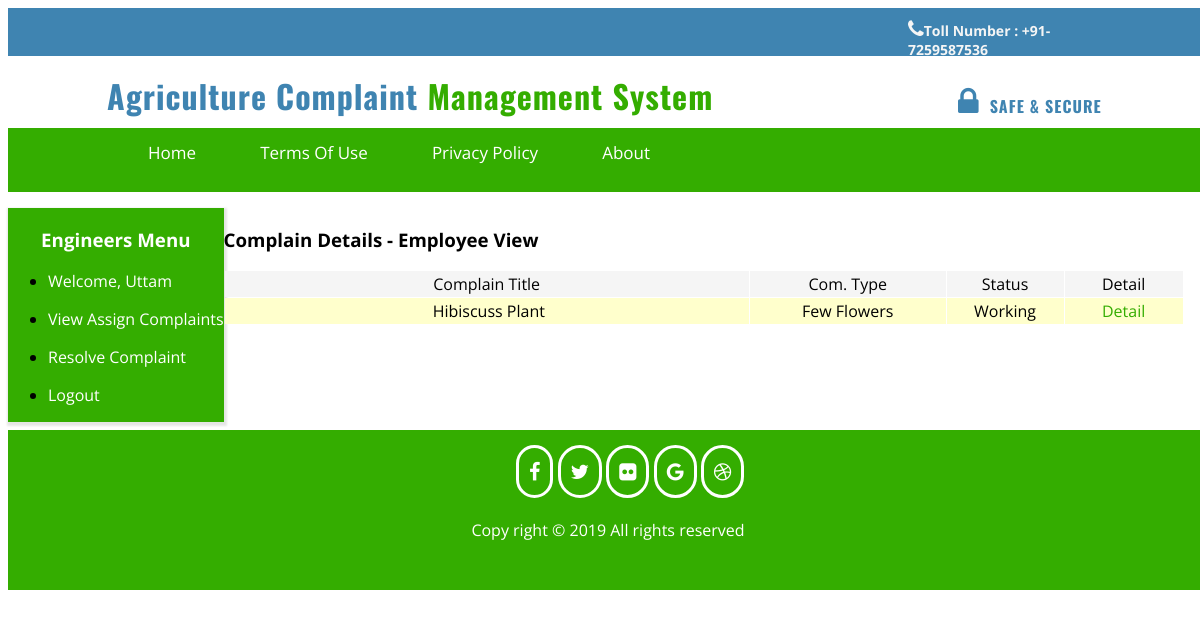
The app's page /view.php?mod=employee&view=viewComplain (signed in) with its own data.
### tables this page shows
CREATE TABLE IF NOT EXISTS `tbl_complains` (
  `cid` int(10) NOT NULL AUTO_INCREMENT,
  `cust_id` int(10) NOT NULL,
  `cust_name` varchar(40) NOT NULL,
  `comp_type` varchar(40) NOT NULL,
  `comp_title` varchar(200) NOT NULL,
  `comp_desc` text NOT NULL,
  `status` varchar(20) NOT NULL,
  `eng_id` int(10) NOT NULL,
  `eng_name` varchar(40) NOT NULL,
  `eng_comment` varchar(240) NOT NULL,
  `create_date` datetime NOT NULL,
  `close_date` datetime NOT NULL,
  PRIMARY KEY (`cid`)
);

### view.php (called while the page is built, shortened)
<?php
require_once './include/template.php';
?>

### library/database.php (called while the page is built, shortened)
<?php
require_once 'config.php';
$dbConn = mysqli_connect ($dbHost, $dbUser, $dbPass) or die ('mysqli connect failed. ' . mysqli_error($dbConn));
mysqli_select_db($dbConn,$dbName) or die('Cannot select database. ' . mysqli_error($dbConn));
function dbQuery($sql)
{
    global $dbConn;
	$result = mysqli_query($dbConn,$sql) or die(mysqli_error($dbConn));
	return $result;
}
function dbFetchAssoc($result)
{
	return mysqli_fetch_assoc($result);
}
function dbNumRows($result)
{
	return mysqli_num_rows($result);
}
?>

### employeeCompDetails.php (the view)
<h3>Complain Details - Employee View</h3>
<?php
	$emp_id = (int)$_SESSION['user_id'];
	$sql = "SELECT *
			FROM tbl_complains
			WHERE status != 'close'
			AND eng_id = $emp_id
			ORDER BY create_date DESC
			LIMIT 0,20";
	$result = dbQuery($sql);
	if(dbNumRows($result) > 0){
?>
<form action="processLeave.php?action=addUser" method="post"  name="frmListUser" id="frmListUser" style="animation-delay: 1s;animation-name: zoomIn;" data-wow-delay="1s" class="wow zoomIn animated animated">
  <table width="100%" border="0" align="center" cellpadding="2" cellspacing="1" class="text">
    <tr align="center" id="listTableHeader" style="background: whitesmoke">
      <td width="747">Complain Title</td>
      <td width="260">Com. Type </td>
      <td width="139">Status</td>
      <td width="150">Detail</td>
    </tr>
    <?php
	$i=0;
	while($row = dbFetchAssoc($result)) {
	extract($row);
	if ($i%2) {
		$class = 'row1';
	} else {
		$class = 'row2';
	}
	$i += 1;
	?>
    <tr class="<?php echo $class; ?>" style="height:25px;background: #ffffcc">
      <td align="center">&nbsp;<?php echo $comp_title; ?></td>
      <td width="260" align="center"><?php echo ucwords($comp_type); ?></td>
      <td width="139" align="center"><?php echo ucwords($status); ?></td>
      <td width="150" align="center"><a href="javascript:viewEmployeeComDetail(<?php echo $cid; ?>);" style="color: #34ad00;">Detail</a></td>
    </tr>
    <?php
	}
	?>
    <tr>
      <td colspan="5">&nbsp;</td>
    </tr>
    <tr>
      <td colspan="5" align="right">&nbsp;</td>
    </tr>
  </table>
 <?php }
 else {
 echo "<h3><font color=red>No Complains Assign to You.</font></h3>";
 }
 ?>

### include/style.css (style rules this page uses)
body { width: 100%; height: 100%; font-family: 'Open Sans',sans-serif; }
.wow { visibility: hidden; }

### include/menu.php (style rules this page uses)
a { color: white; text-decoration: none; }

### records on screen
tbl_complains: comp_title "Hibiscuss Plant", comp_type "Few Flowers", status "Working"

### other values on screen
$_SESSION['user_name'] "Uttam"
